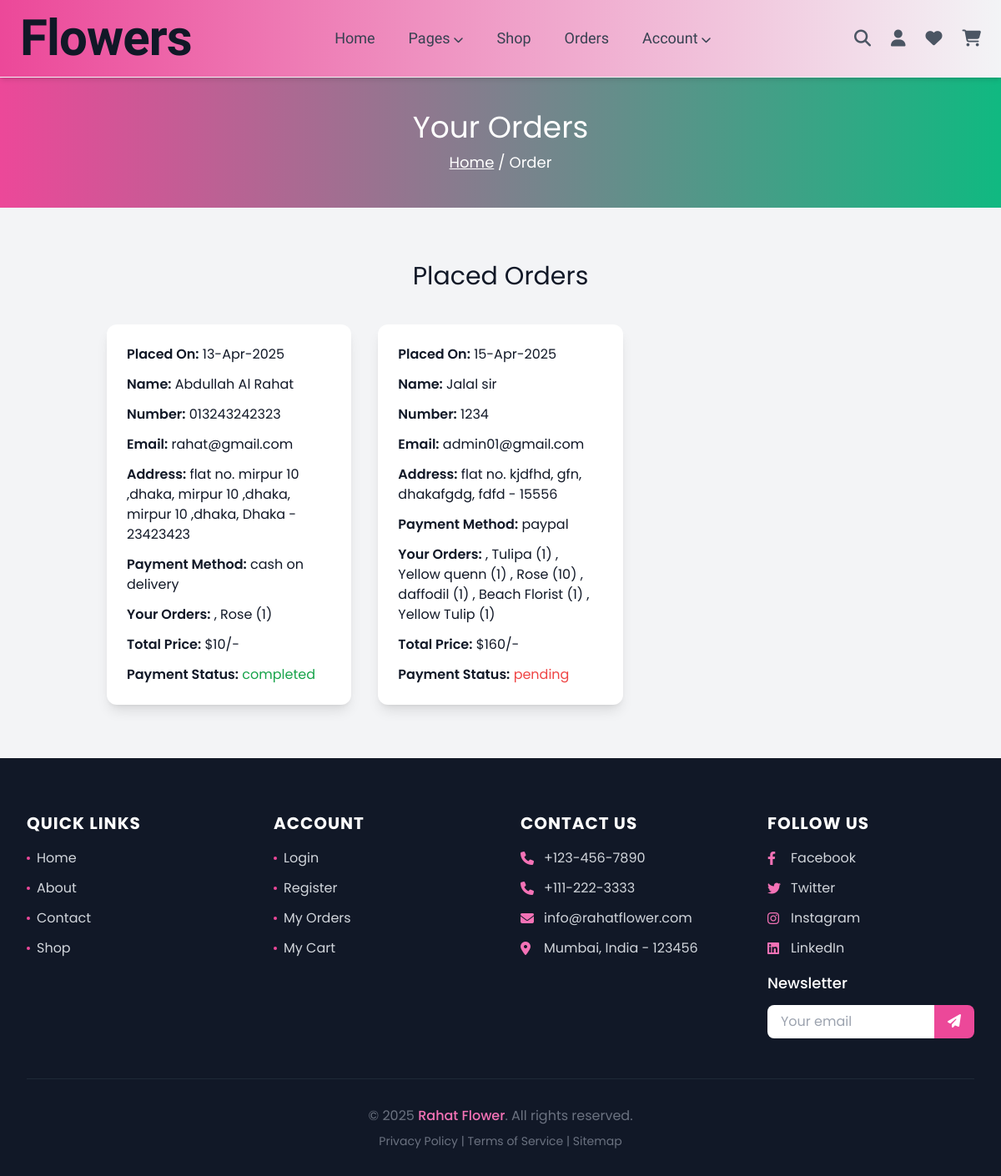
/orders.php (signed in), run on the app's committed database.
### tables this page shows
CREATE TABLE `orders` (
  `id` int(100) NOT NULL,
  `user_id` int(100) NOT NULL,
  `name` varchar(100) NOT NULL,
  `number` varchar(12) NOT NULL,
  `email` varchar(100) NOT NULL,
  `method` varchar(50) NOT NULL,
  `address` varchar(500) NOT NULL,
  `total_products` varchar(1000) NOT NULL,
  `total_price` int(100) NOT NULL,
  `placed_on` varchar(50) NOT NULL,
  `payment_status` varchar(20) NOT NULL DEFAULT 'pending'
);

### orders.php (the view, shortened to what this page needs)
<?php
@include 'config.php';
$user_id = $_SESSION['user_id'];
?>
<!DOCTYPE html>
<html lang="en">
<head>
   <link rel="stylesheet" href="https://cdnjs.cloudflare.com/ajax/libs/font-awesome/6.4.0/css/all.min.css">
   <script src="https://cdn.tailwindcss.com"></script>
</head>
<body class="font-poppins bg-gray-100 text-secondary">
<?php @include 'header.php'; ?>
<section class="py-10 bg-gradient-to-r from-primary to-accent text-white text-center">
    <h3 class="text-4xl font-Merienda">Your Orders</h3>
    <p class="text-lg mt-2">
        <a href="home.php" class="text-white underline hover:text-gray-200">Home</a> / Order
    </p>
</section>
<section class="py-16 px-4 lg:px-32">
    <h1 class="text-3xl font-Merienda text-center mb-10">Placed Orders</h1>
    <div class="grid grid-cols-1 md:grid-cols-2 lg:grid-cols-3 gap-8">
        <?php
            $select_orders = mysqli_query($conn, "SELECT * FROM `orders` WHERE user_id = '$user_id'") or die('query failed');
            if (mysqli_num_rows($select_orders) > 0) {
                while ($fetch_orders = mysqli_fetch_assoc($select_orders)) {
        ?>
        <div class="bg-white rounded-xl shadow-lg p-6 space-y-3">
            <p><span class="font-semibold">Placed On:</span> <?php echo $fetch_orders['placed_on']; ?></p>
            <p><span class="font-semibold">Name:</span> <?php echo $fetch_orders['name']; ?></p>
            <p><span class="font-semibold">Number:</span> <?php echo $fetch_orders['number']; ?></p>
            <p><span class="font-semibold">Email:</span> <?php echo $fetch_orders['email']; ?></p>
            <p><span class="font-semibold">Address:</span> <?php echo $fetch_orders['address']; ?></p>
            <p><span class="font-semibold">Payment Method:</span> <?php echo $fetch_orders['method']; ?></p>
            <p><span class="font-semibold">Your Orders:</span> <?php echo $fetch_orders['total_products']; ?></p>
            <p><span class="font-semibold">Total Price:</span> $<?php echo $fetch_orders['total_price']; ?>/-</p>
            <p>
                <span class="font-semibold">Payment Status:</span>
                <span class="<?php echo $fetch_orders['payment_status'] == 'pending' ? 'text-red-500' : 'text-green-600'; ?>">
                    <?php echo $fetch_orders['payment_status']; ?>
                </span>
            </p>
        </div>
        <?php
            }
        } else {
            echo '<p class="col-span-3 text-center text-lg text-gray-600">No orders placed yet!</p>';
        }
        ?>
    </div>
</section>
<?php @include 'footer.php'; ?>
</body>
</html>

### data on the page
orders: placed_on "13-Apr-2025", name "Abdullah Al Rahat", number "013243242323", email "rahat@gmail.com", address "flat no. mirpur 10 ,dhaka, mirpur 10 ,dhaka, mirpur 10 ,dhaka, Dhaka - 23423423", method "cash on delivery", total_products ", Rose (1)", total_price "10", payment_status "completed"
orders: placed_on "15-Apr-2025", name "Jalal sir", number "1234", email "admin01@gmail.com", address "flat no. kjdfhd, gfn, dhakafgdg, fdfd - 15556", method "paypal", total_products ", Tulipa (1) , Yellow quenn (1) , Rose (10) , daffodil (1) , Beach Florist (1) , Yellow Tulip (1)", total_price "160", payment_status "pending"
